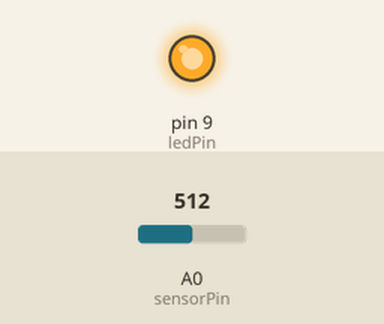
Recording of a sketch running on a simulated Arduino Uno, built with avr-gcc and run on an emulated ATmega328P. Parts: output pins drawn as LEDs (lit = HIGH). Inputs (shaded band) come from the test bench; at power-on: A0 (sensorPin) = 512. What the sketch prints to the serial monitor is not drawn.

Above: at 1.2 s.
1.3 s: A0 (sensorPin) set to 522
At 2.4 s:
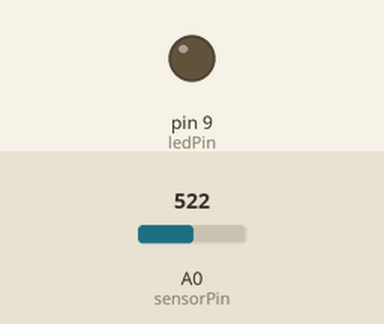
2.8 s: A0 (sensorPin) set to 511
At 3.6 s:
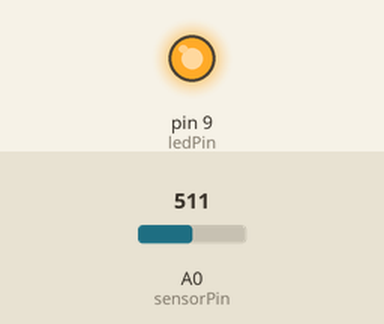
Timing chart, 0 to 5.8 s (numbered marks = the images above; inputs shaded):
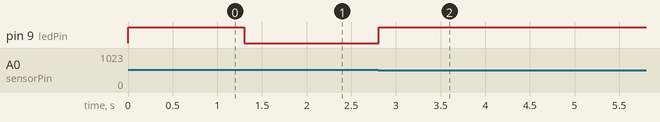

The sketch:

Photoresistor-Night-Light-1.ino
```cpp
/*******************************************************************
 * File: Photoresistor V1
 *
 * (Constantly Emmitting Night-Light)
 *
 * Constant LED light, where brightness is the inverse of
 * the amount of light read in with photoresistor (or room).
 *
 *
/******************************************************************/
// Start by naming the pins we will use
const int sensorPin = 0;
const int ledPin = 9;
const int ContrainedMaxLightLevel = 255;

// We'll also set up some global variables for the light level:
int lightLevel;
int maxThreshold = 0;     // used for setting the "max" light level
int minThreshold = 1023;   // used for setting the "min" light level

void setup()
{
  pinMode(ledPin, OUTPUT);    // Set up the LED pin to be an output.
  Serial.begin(9600); // 9600 is the baud rate, used in the Serial Monior to read light levels.
}

void loop()
{
  lightLevel = analogRead(sensorPin);  // reads the voltage on the sensorPin
  calibrateToRoom();  // sets the the min / max values for light value ranges you see in your room.
  Serial.print("\t"); // tab character for better output formatting
  Serial.print(ContrainedMaxLightLevel - lightLevel); // prints to the "Serial Monitor" button in top right
  analogWrite(ledPin, ContrainedMaxLightLevel - lightLevel);    // set the led level based on the input lightLevel.
}
/******************************************************************
 * void calibrateToRoom()
 *
 * This function sets a minThreshold and maxThreshold value for the
 * light levels in your setting. Move your hand / light source / etc
 * so that your light sensor sees a full range of values. This will
 * "autoCalibrate" to your range of input values.
/*****************************************************************/

void calibrateToRoom()
{
  if (lightLevel < minThreshold)  // minThreshold was initialized to 1023 -- so, if it's less, reset the threshold level.
    minThreshold = lightLevel;

  if (lightLevel > maxThreshold)  // maxThreshold was initialized to 0 -- so, if it's bigger, reset the threshold level.
    maxThreshold = lightLevel;

  // Once we have the highest and lowest values, we can stick them
  // directly into the map() function.
  // This function must run a few times to get a good range of bright and dark values in order to work.

  lightLevel = map(lightLevel, minThreshold, maxThreshold, 0, ContrainedMaxLightLevel);
  lightLevel = constrain(lightLevel, 0, ContrainedMaxLightLevel);
}
```

Measured:
- the behaviour switches between 512 and 513 on A0 (sensorPin) (found by bisection; images 0 and 1)
- after the input at 1.3 s, pin 9 (ledPin): HIGH → LOW at once
- after the input at 2.8 s, pin 9 (ledPin): LOW → HIGH at once
